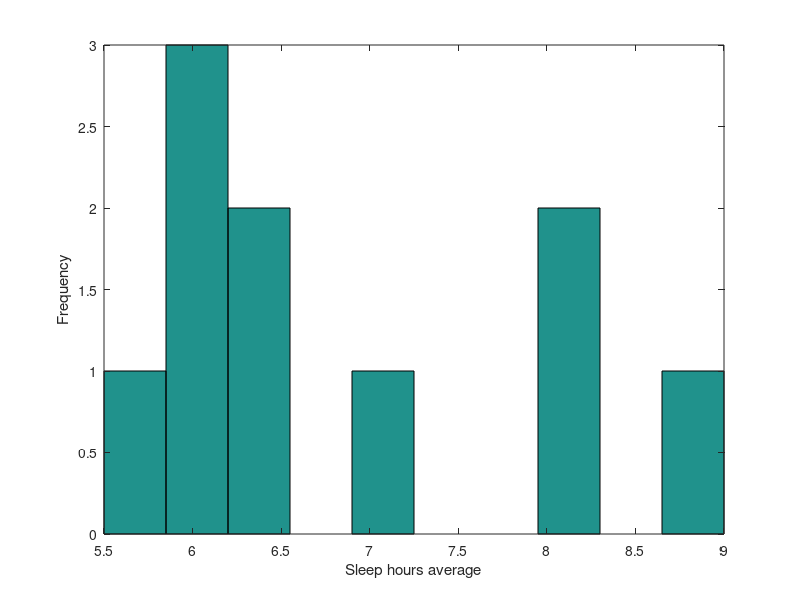

MATLAB code for this plot:
% Note: L01_sleep_hours.mlx works only in MATLAB version R2016b and after. 
%       If you have earlier versions of MATLAB, please run this .m file. 

% sleep_hours_last_night = rand(10,1);
sleep_hours_last_night = [8, 6.5, 8, 7, 7, 7, 8, 6, 5, 8];
% sleep_average = rand(10,1);
sleep_average = [7, 6, 6, 6.5, 6, 5.5, 9, 8, 8, 6.5];

figure;
hist(sleep_hours_last_night);
ylabel('Frequency');
xlabel('Sleep hours last night');

fprintf('\nMean sleep hours last night is %2.3f, and its standard deviation is %2.3f.\n', mean(sleep_hours_last_night), std(sleep_hours_last_night));
hist(sleep_average);
ylabel('Frequency');
xlabel('Sleep hours average');

fprintf('\nMean sleep hours on average is %2.3f, and its standard deviation is %2.3f.\n', mean(sleep_average), std(sleep_average));